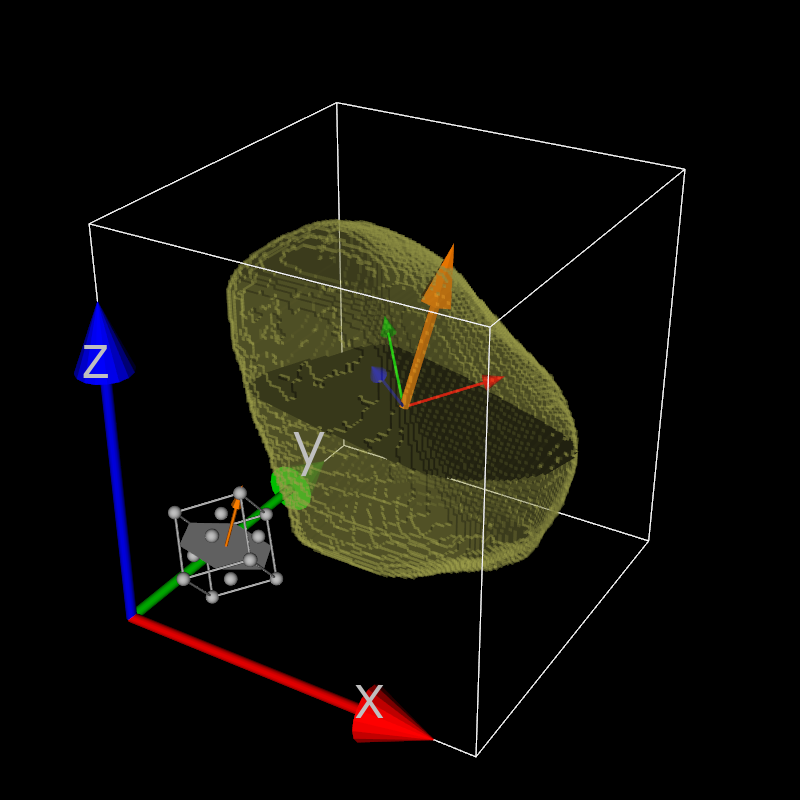

The Python source for this figure:
import os, vtk
import numpy as np
from scipy import ndimage
from vtk.util.colors import white, grey, black
from pymicro.file.file_utils import HST_read
from pymicro.view.scene3d import Scene3D
from pymicro.view.vtk_utils import *
from pymicro.crystal.lattice import HklPlane
from pymicro.crystal.microstructure import Orientation, Grain

if __name__ == '__main__':
  '''
  Create a 3d scene showing a grain with a specific hkl plane inside.
  A small crystal lattice is also displayed aside the grain to picture 
  its orientation.
  '''
  data_dir = '../data'
  scan = 'grain1_112x112x121_uint8.raw'
  im_file = os.path.join(data_dir, scan)

  # Create the 3D scene
  base_name = os.path.splitext(__file__)[0]
  s3d = Scene3D(display=False, ren_size=(800,800), name=base_name, background=black)

  # create a python Grain object from the image data
  orientation = Orientation.from_rodrigues(np.array([0.3889, -0.0885, 0.3268]))
  grain = Grain(1, orientation)
  grain_data = HST_read(im_file, header_size=0, autoparse_filename= True, verbose=True)
  grain.position = ndimage.measurements.center_of_mass(grain_data, grain_data)
  print 'grain position:',grain.position
  grain.volume = ndimage.measurements.sum(grain_data) # label is 1.0 here
  grain.add_vtk_mesh(grain_data, contour=False)

  print 'adding bounding box'
  grain_bbox = box_3d(size=np.shape(grain_data), line_color=white)
  print 'adding grain with slip planes'
  hklplanes = [HklPlane(1, 1, 1)]
  grain_with_planes = grain_3d(grain, hklplanes, show_normal=False, \
    plane_opacity=1.0, show_orientation=True)
  tr = vtk.vtkTransform()
  tr.Translate(grain.position)
  grain_with_planes.SetUserTransform(tr)

  print 'adding a lattice to picture the grain orientation'
  lat_size = 20
  l = Lattice.face_centered_cubic(lat_size)
  cubic = lattice_3d_with_planes(l, hklplanes, crystal_orientation=grain.orientation, \
    show_normal=True, plane_opacity=1.0, origin='mid', sphereColor=grey, sphereRadius=0.1)
  apply_translation_to_actor(cubic, (lat_size, lat_size, lat_size))

  print 'adding axes'
  axes = axes_actor(length = 100, fontSize=60)
  axes.GetXAxisCaptionActor2D().GetCaptionTextProperty().SetColor(grey)

  print 'setting up camera'
  cam = setup_camera(size=np.shape(grain_data))
  cam.Dolly(0.9)

  # add all actors to the 3d scene and render
  s3d.add(grain_bbox)
  s3d.add(grain_with_planes)
  s3d.add(cubic)
  s3d.add(axes);
  s3d.set_camera(cam)
  s3d.render()

  # thumbnail for the image gallery
  from matplotlib import image
  image_name = base_name + '.png'
  image.thumbnail(image_name, 'thumb_' + image_name, 0.2)
